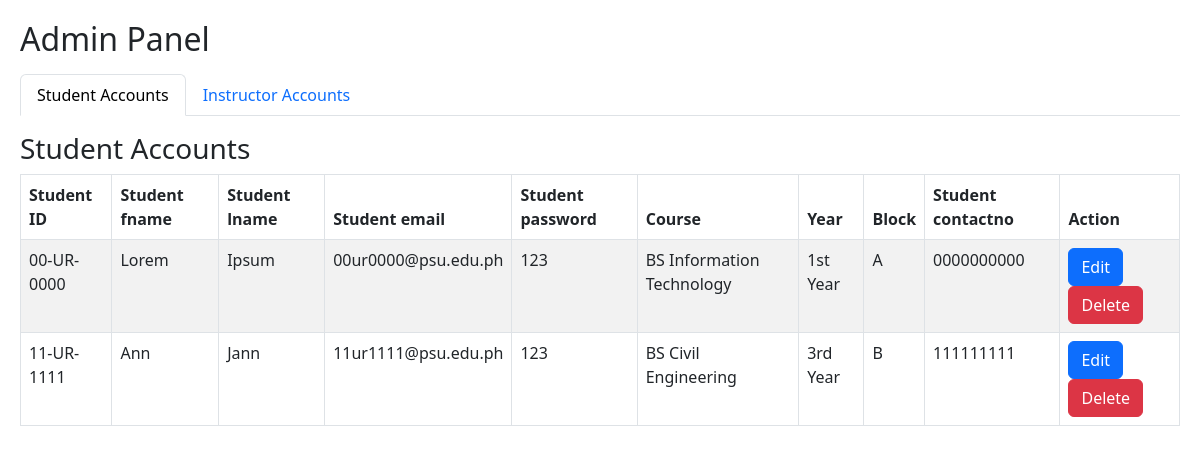
The app's page /admin.php, older data.
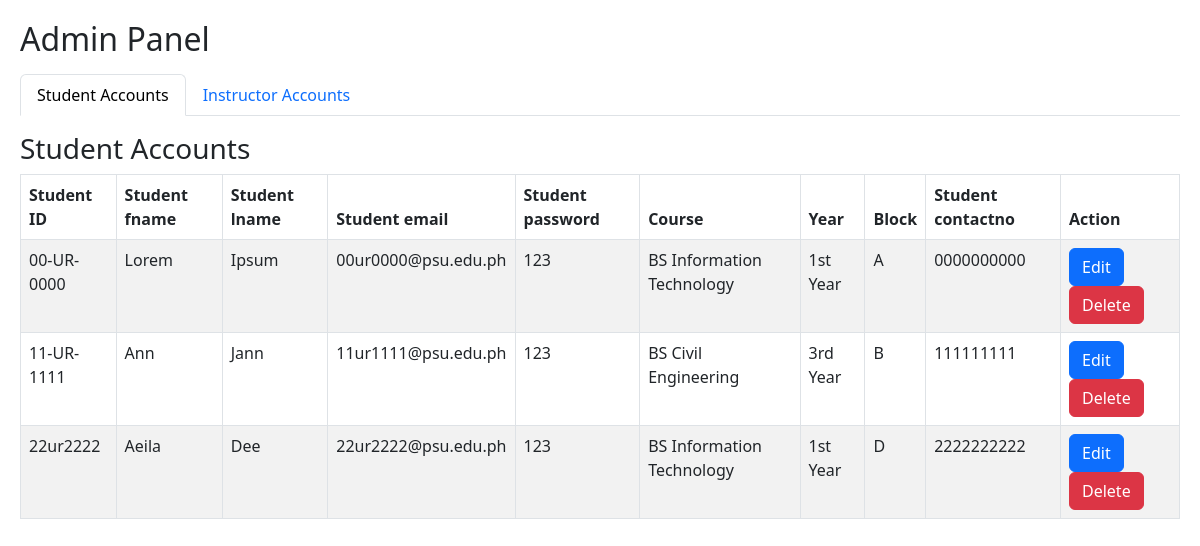
The same page, newer data.
### tables this page shows
CREATE TABLE `student_registration` (
  `Student_ID` varchar(50) NOT NULL,
  `Student_fname` varchar(100) NOT NULL,
  `Student_lname` varchar(100) NOT NULL,
  `Student_email` varchar(100) NOT NULL,
  `Student_password` varchar(255) NOT NULL,
  `Course` varchar(255) NOT NULL,
  `Year` varchar(20) NOT NULL,
  `Block` varchar(20) NOT NULL,
  `Student_contactno` varchar(255) NOT NULL
);

### admin.php (the view, shortened to what this page needs)
<?php
$conn = mysqli_connect("localhost", "root", "", "launchpad") or die("error in connecting!");
function displayTable($tableName, $idColumnName, $conn)
{
    echo "
    <table id='{$tableName}Table' class='table table-bordered table-striped'>
        <thead>
            <tr>";
    $columnsQuery = mysqli_query($conn, "SHOW COLUMNS FROM $tableName");
    while ($column = mysqli_fetch_assoc($columnsQuery)) {
        $columnName = str_replace('_', ' ', $column['Field']);
        echo "<th>{$columnName}</th>";
    }
    echo "
                <th>Action</th>
            </tr>
        </thead>
        <tbody>";
    $result = $conn->query("SELECT * FROM $tableName");
    while ($row = $result->fetch_assoc()) {
        echo "<tr>";
        foreach ($row as $value) {
            echo "<td>{$value}</td>";
        }
        echo "<td>
                <form method='post'>
                    <button type='button' class='btn btn-primary' data-bs-toggle='modal' data-bs-target='#editStudentModal' data-bs-id='{$row[$idColumnName]}'>Edit</button>
                    <button type='submit' name='delete' value='{$row[$idColumnName]}' class='btn btn-danger' onclick='return confirm(\"Are you sure you want to delete this account?\")'>Delete</button>
                </form>
            </td>
        </tr>";
    }
    echo "
        </tbody>
    </table>";
}
?>
<!DOCTYPE html>
<html lang="en">
<head>
    <link rel="stylesheet" href="https://cdn.datatables.net/1.11.5/css/dataTables.bootstrap5.min.css">
    <link rel="stylesheet" href="https://cdn.jsdelivr.net/npm/bootstrap@5.3.0/dist/css/bootstrap.min.css">
</head>
<body>
    <h2 class="mt-3">Admin Panel</h2>
    <ul class="nav nav-tabs mt-3" id="adminTabs">
        <li class="nav-item">
            <a class="nav-link active" id="student-tab" data-bs-toggle="tab" href="#student">Student Accounts</a>
        </li>
        <li class="nav-item">
            <a class="nav-link" id="instructor-tab" data-bs-toggle="tab" href="#instructor">Instructor Accounts</a>
        </li>
    </ul>
    <div class="tab-content mt-3">
        <div class="tab-pane fade show active" id="student">
            <h3>Student Accounts</h3>
            <?php displayTable('student_registration', 'Student_ID', $conn); ?>
        </div>
    </div>
</body>
</html>

### admin.php (style rules this page uses)
body { margin: 20px; }

Row changes from the older to the newer data that the page shows:
added student_registration: Student_ID "22ur2222", Student_fname "Aeila", Student_lname "Dee", Student_email "22ur2222@psu.edu.ph", Student_password "123", Course "BS Information Technology", Year "1st Year", Block "D", Student_contactno "2222222222"
